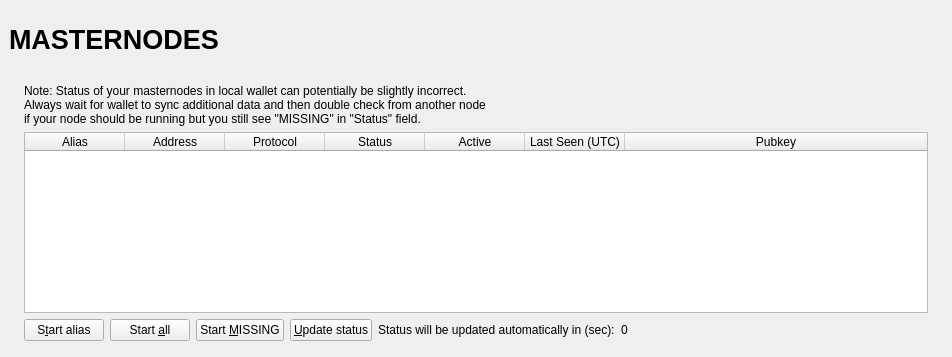
<?xml version="1.0" encoding="UTF-8"?>
<ui version="4.0">
 <class>MasternodeList</class>
 <widget class="QWidget" name="MasternodeList">
  <property name="geometry">
   <rect>
    <x>0</x>
    <y>0</y>
    <width>523</width>
    <height>357</height>
   </rect>
  </property>
  <property name="windowTitle">
   <string>Form</string>
  </property>
  <layout class="QVBoxLayout" name="topLayout" stretch="0">
   <property name="leftMargin">
    <number>9</number>
   </property>
   <property name="topMargin">
    <number>9</number>
   </property>
   <property name="rightMargin">
    <number>9</number>
   </property>
   <property name="bottomMargin">
    <number>9</number>
   </property>
   <item>
    <layout class="QVBoxLayout" name="verticalLayout_Master" stretch="0,1">
     <property name="spacing">
      <number>0</number>
     </property>
     <item>
      <widget class="QFrame" name="frame_Header">
       <layout class="QVBoxLayout" name="verticalLayout_4">
        <property name="leftMargin">
         <number>0</number>
        </property>
        <property name="topMargin">
         <number>0</number>
        </property>
        <property name="rightMargin">
         <number>0</number>
        </property>
        <property name="bottomMargin">
         <number>0</number>
        </property>
        <item>
         <layout class="QHBoxLayout" name="horizontalLayout_Header" stretch="1,0,1">
          <item>
           <widget class="QLabel" name="labelOverviewHeaderLeft">
            <property name="minimumSize">
             <size>
              <width>464</width>
              <height>60</height>
             </size>
            </property>
            <property name="maximumSize">
             <size>
              <width>16777215</width>
              <height>60</height>
             </size>
            </property>
            <property name="font">
             <font>
              <pointsize>20</pointsize>
              <weight>75</weight>
              <bold>true</bold>
             </font>
            </property>
            <property name="text">
             <string>MASTERNODES</string>
            </property>
           </widget>
          </item>
          <item>
           <spacer name="horizontalSpacer">
            <property name="orientation">
             <enum>Qt::Horizontal</enum>
            </property>
            <property name="sizeHint" stdset="0">
             <size>
              <width>40</width>
              <height>20</height>
             </size>
            </property>
           </spacer>
          </item>
          <item>
           <widget class="QLabel" name="labelOverviewHeaderRight">
            <property name="minimumSize">
             <size>
              <width>464</width>
              <height>60</height>
             </size>
            </property>
            <property name="maximumSize">
             <size>
              <width>16777215</width>
              <height>60</height>
             </size>
            </property>
            <property name="font">
             <font>
              <pointsize>14</pointsize>
             </font>
            </property>
            <property name="text">
             <string/>
            </property>
            <property name="alignment">
             <set>Qt::AlignRight|Qt::AlignTrailing|Qt::AlignVCenter</set>
            </property>
           </widget>
          </item>
         </layout>
        </item>
       </layout>
      </widget>
     </item>
     <item>
      <widget class="QFrame" name="frame_BG">
       <layout class="QVBoxLayout" name="verticalLayout_3">
        <property name="leftMargin">
         <number>6</number>
        </property>
        <property name="topMargin">
         <number>6</number>
        </property>
        <property name="rightMargin">
         <number>6</number>
        </property>
        <property name="bottomMargin">
         <number>6</number>
        </property>
        <item>
         <widget class="QFrame" name="frame_Content">
          <layout class="QVBoxLayout" name="verticalLayout">
           <property name="spacing">
            <number>0</number>
           </property>
           <property name="leftMargin">
            <number>0</number>
           </property>
           <property name="topMargin">
            <number>0</number>
           </property>
           <property name="rightMargin">
            <number>0</number>
           </property>
           <property name="bottomMargin">
            <number>0</number>
           </property>
           <item>
            <layout class="QGridLayout" name="gridLayout_2">
             <property name="spacing">
              <number>2</number>
             </property>
             <item row="0" column="0">
              <widget class="QFrame" name="frameList">
               <layout class="QVBoxLayout" name="verticalLayout_2">
                <property name="bottomMargin">
                 <number>1</number>
                </property>
                <item>
                 <layout class="QHBoxLayout" name="horizontalLayout_note">
                  <property name="bottomMargin">
                   <number>0</number>
                  </property>
                  <item>
                   <widget class="QLabel" name="updateNote">
                    <property name="text">
                     <string>Note: Status of your masternodes in local wallet can potentially be slightly incorrect.&lt;br /&gt;Always wait for wallet to sync additional data and then double check from another node&lt;br /&gt;if your node should be running but you still see &quot;MISSING&quot; in &quot;Status&quot; field.</string>
                    </property>
                   </widget>
                  </item>
                 </layout>
                </item>
                <item>
                 <widget class="QTableWidget" name="tableWidgetMyMasternodes">
                  <property name="minimumSize">
                   <size>
                    <width>695</width>
                    <height>0</height>
                   </size>
                  </property>
                  <property name="palette">
                   <palette>
                    <active>
                     <colorrole role="Text">
                      <brush brushstyle="SolidPattern">
                       <color alpha="255">
                        <red>51</red>
                        <green>51</green>
                        <blue>51</blue>
                       </color>
                      </brush>
                     </colorrole>
                    </active>
                    <inactive>
                     <colorrole role="Text">
                      <brush brushstyle="SolidPattern">
                       <color alpha="255">
                        <red>51</red>
                        <green>51</green>
                        <blue>51</blue>
                       </color>
                      </brush>
                     </colorrole>
                    </inactive>
                    <disabled>
                     <colorrole role="Text">
                      <brush brushstyle="SolidPattern">
                       <color alpha="255">
                        <red>85</red>
                        <green>85</green>
                        <blue>85</blue>
                       </color>
                      </brush>
                     </colorrole>
                    </disabled>
                   </palette>
                  </property>
                  <property name="editTriggers">
                   <set>QAbstractItemView::NoEditTriggers</set>
                  </property>
                  <property name="alternatingRowColors">
                   <bool>true</bool>
                  </property>
                  <property name="selectionMode">
                   <enum>QAbstractItemView::SingleSelection</enum>
                  </property>
                  <property name="selectionBehavior">
                   <enum>QAbstractItemView::SelectRows</enum>
                  </property>
                  <property name="sortingEnabled">
                   <bool>true</bool>
                  </property>
                  <attribute name="horizontalHeaderStretchLastSection">
                   <bool>true</bool>
                  </attribute>
                  <column>
                   <property name="text">
                    <string>Alias</string>
                   </property>
                  </column>
                  <column>
                   <property name="text">
                    <string>Address</string>
                   </property>
                  </column>
                  <column>
                   <property name="text">
                    <string>Protocol</string>
                   </property>
                  </column>
                  <column>
                   <property name="text">
                    <string>Status</string>
                   </property>
                  </column>
                  <column>
                   <property name="text">
                    <string>Active</string>
                   </property>
                  </column>
                  <column>
                   <property name="text">
                    <string>Last Seen (UTC)</string>
                   </property>
                  </column>
                  <column>
                   <property name="text">
                    <string>Pubkey</string>
                   </property>
                  </column>
                 </widget>
                </item>
                <item>
                 <layout class="QHBoxLayout" name="horizontalLayout_5">
                  <property name="bottomMargin">
                   <number>0</number>
                  </property>
                  <item>
                   <widget class="QPushButton" name="startButton">
                    <property name="text">
                     <string>S&amp;tart alias</string>
                    </property>
                   </widget>
                  </item>
                  <item>
                   <widget class="QPushButton" name="startAllButton">
                    <property name="text">
                     <string>Start &amp;all</string>
                    </property>
                   </widget>
                  </item>
                  <item>
                   <widget class="QPushButton" name="startMissingButton">
                    <property name="text">
                     <string>Start &amp;MISSING</string>
                    </property>
                   </widget>
                  </item>
                  <item>
                   <widget class="QPushButton" name="UpdateButton">
                    <property name="text">
                     <string>&amp;Update status</string>
                    </property>
                   </widget>
                  </item>
                  <item>
                   <widget class="QLabel" name="autoupdate_label">
                    <property name="text">
                     <string>Status will be updated automatically in (sec):</string>
                    </property>
                   </widget>
                  </item>
                  <item>
                   <widget class="QLabel" name="secondsLabel">
                    <property name="text">
                     <string>0</string>
                    </property>
                   </widget>
                  </item>
                  <item>
                   <spacer name="horizontalSpacer_5">
                    <property name="orientation">
                     <enum>Qt::Horizontal</enum>
                    </property>
                    <property name="sizeHint" stdset="0">
                     <size>
                      <width>40</width>
                      <height>20</height>
                     </size>
                    </property>
                   </spacer>
                  </item>
                 </layout>
                </item>
               </layout>
              </widget>
             </item>
            </layout>
           </item>
          </layout>
         </widget>
        </item>
       </layout>
      </widget>
     </item>
    </layout>
   </item>
  </layout>
 </widget>
 <resources/>
 <connections/>
</ui>
